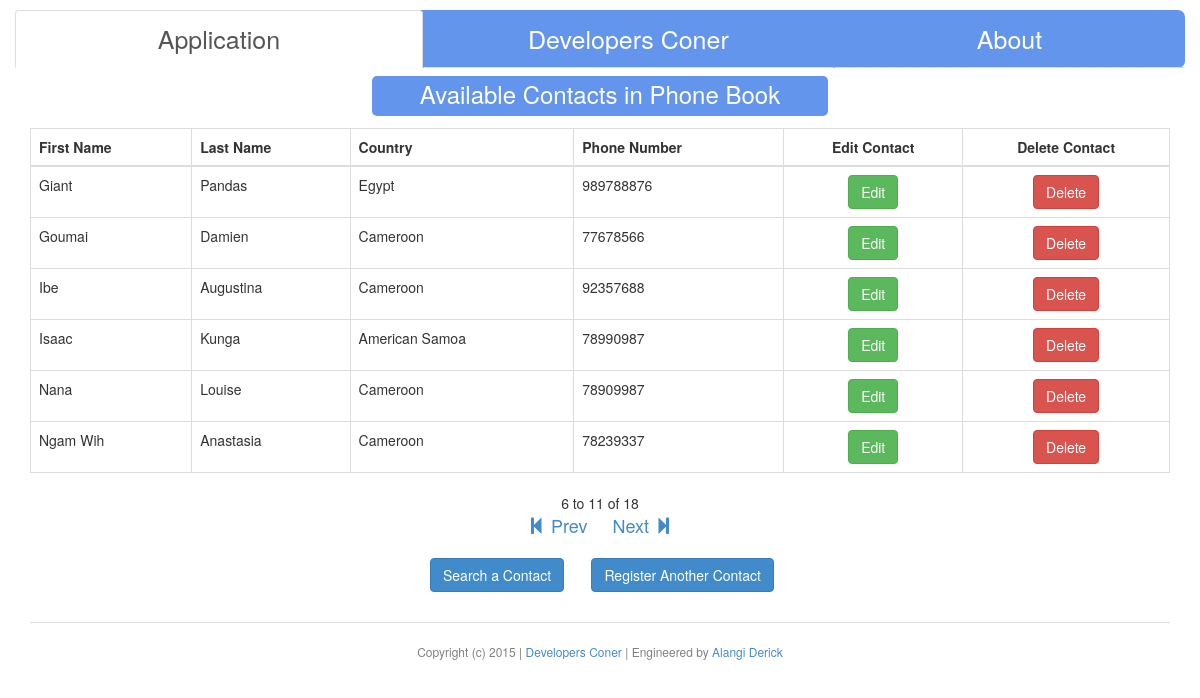
Screenshot of /viewcontacts.php with the database file from the repository.
### tables this page shows
CREATE TABLE IF NOT EXISTS `Contacts` (
  `contactid` int(11) NOT NULL AUTO_INCREMENT,
  `fname` varchar(32) DEFAULT NULL,
  `lname` varchar(32) DEFAULT NULL,
  `country` varchar(40) DEFAULT NULL,
  `phonenumber` int(9) NOT NULL DEFAULT '0',
  `addressline` varchar(30) DEFAULT NULL,
  `description` text NOT NULL,
  PRIMARY KEY (`contactid`)
);

### viewcontacts.php (the view, shortened to what this page needs)
<!DOCTYPE html PUBLIC "-//W3C//DTD XHTML 1.0 Transitional//EN"
"http://www.w3.org/TR/xhtml1/DTD/xhtml1-transitional.dtd" >
<html>
	<head>
		<link href="css/bootstrap.min.css" rel="stylesheet" />
		<link href="css/custom.css" rel="stylesheet" />
	</head>
	<body>
		<div class="container">
			<nav class="row">
				<ul class="nav nav-tabs nav-justified">
					<li class="active"><a href="index.php">Application</a></li>
					<li><a href="developers.php">Developers Coner</a></li>
					<li><a href="about.php">About</a></li>
				</ul>
			</nav>
			<div id="headerpic">
				<center><h3>Available Contacts in Phone Book</h3></center>
			</div>
			<table class="table table-bordered table-hover table-responsive">
				<thead>
					<th> First Name </th>
					<th> Last Name </th>
					<th> Country </th>
					<th> Phone Number </th>
					<th><center> Edit Contact </center></th>
					<th><center> Delete Contact </center></th>
				</thead>
				<tbody>
					<?php
						$getTotal = "SELECT COUNT(*) FROM Contacts";
						$total = mysql_query($getTotal);
						$row = mysql_fetch_row($total);
						$totalContacts = $row[0];
						$curPage = isset($_GET['curPage']) ? $_GET['curPage'] : 1;
						$startRow = ($curPage * SHOWMAX);
						$sql = "SELECT * FROM Contacts ORDER BY fname, lname LIMIT " . $startRow . ", " . SHOWMAX;
						$result = mysql_query($sql);
						while($res = mysql_fetch_array($result)){
							echo "<tr>";
							echo "<td>" . $res['fname'] . "</td>";
							echo "<td>" . $res['lname'] . "</td>";
							echo "<td>" . $res['country'] . "</td>";
							echo "<td>" . $res['phonenumber'] . "</td>";
							echo '<td><a href="edit.php?id='.$res['contactid'] . '"><center>
								<button class="btn btn-success"> Edit </button></center></a></td>';
							echo '<td><a href="deletecontact.php?id='.$res['contactid'] . '"><center>
								<button class="btn btn-danger" onclick=ask();> Delete </button></center></a></td>';
							echo "</tr>";
						}
					 ?>
				</tbody>
			</table>
			<div id="pagination">
				<center>
					<?php
						echo $startRow;
						if ($startRow < $totalContacts) {
							echo ' to ';
							if ($startRow+SHOWMAX < $totalContacts) {
								echo (($startRow-1)+SHOWMAX);
							}
							else {
								echo ($totalContacts-1);
							}
						}
						echo " of " . ($totalContacts-1) . "<br />";
						if ($curPage > 0) {
							echo "<a href=".$_SERVER['PHP_SELF']."?curPage=".($curPage-1)
							."&".sha1(md5('secret-key')).">
							<span class=\"glyphicon glyphicon-step-backward\"></span> Prev &nbsp;&nbsp;&nbsp;";
						}
						else {
							echo '&nbsp;';
						}
						if ($startRow+SHOWMAX < $totalContacts) {
							echo "<a href=".$_SERVER['PHP_SELF']."?curPage=".($curPage+1)."&".
							sha1(md5('secret-key'))."> Next
							<span class=\"glyphicon glyphicon-step-forward\"></span></a>";
						}
						else {
							echo '&nbsp;';
						}
					?>
				</center><br />
			</div>
			<div id="buttonsearch">
				<a href="searchtype.php"><button type="button" class="btn btn-primary">
				Search a Contact </button> &nbsp;&nbsp;&nbsp;&nbsp;&nbsp;</a>
				<a href="registration.php"><button type="button" class="btn btn-primary">
				Register Another Contact </button></a>
			</div>
			<br />
			<footer>
				<center><p>Copyright (c) <?php echo date('Y'); ?> | <a href="developers.php">Developers Coner
				</a> | Engineered by <a href="mailto:alangiderick@gmail.com">Alangi Derick</a></p><center>
			</footer>
		</div>
	</body>
</html>

### css/custom.css (style rules this page uses)
.container { padding-top: 10px; }
ul li a { font-size: 25px; color: white; }
.nav { background-color: #6495ED; border-radius: 7px; }
#headerpic { height: 40px; width: 40%; background-color: #6495ED; border-radius: 5px; position: relative; left: 30%; top: -12px; }
#headerpic h3 { padding: 5px; color: white; }
footer center p { padding-top: 20px; font-size: 12px; color: grey; border-top: 1px solid #ddd; }
#buttonsearch { padding-bottom: 10px; padding-left: 400px; }
#buttonsearch a { text-decoration: none; }
#pagination center a { font-size: 18px; text-decoration: none; }

### rows the page displays
contacts: fname "Giant", lname "Pandas", country "Egypt", phonenumber "989788876"
contacts: fname "Goumai", lname "Damien", country "Cameroon", phonenumber "77678566"
contacts: fname "Ibe", lname "Augustina", country "Cameroon", phonenumber "92357688"
contacts: fname "Isaac", lname "Kunga", country "American Samoa", phonenumber "78990987"
contacts: fname "Nana", lname "Louise", country "Cameroon", phonenumber "78909987"
contacts: fname "Ngam Wih", lname "Anastasia", country "Cameroon", phonenumber "78239337"

### other values shown
$startRow "6"
$totalContacts-1 "18"
